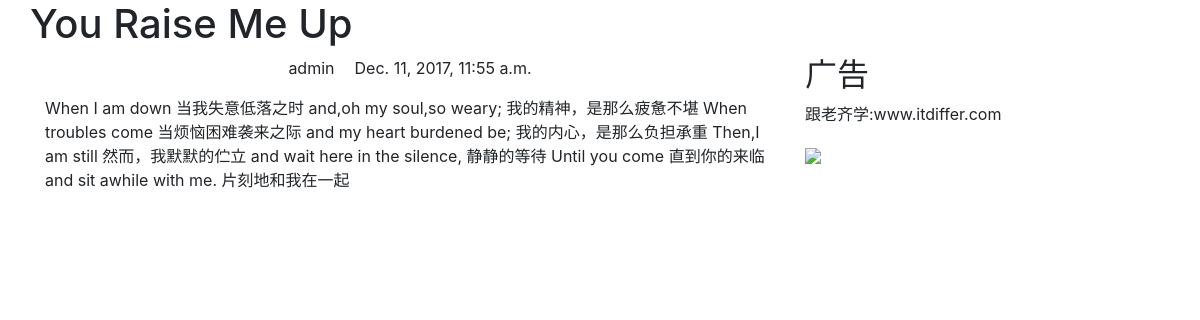
Page /blog/1/ on the committed database.
### blog/models.py (models this page shows, shortened)
class BlogArticles(models.Model):
    title = models.CharField(max_length=300)
    author = models.ForeignKey(User, related_name='blog_posts')
    body = models.TextField()
    publish = models.DateTimeField(default=timezone.now)
    class Meta:
        ordering = ("-publish",)

### blog/views.py (the view)
# urls.py: url(r'^(?P<article_id>\d)/$', views.blog_article, name='blog_detail')
def blog_article(request, article_id):
    article = get_object_or_404(BlogArticles, id=article_id)
    pub = article.publish
    return render(request, "blog/content.html", {"article": article, "publish": pub})

### blog/templates/blog/content.html (shortened to what this page needs)
<!DOCTYPE html>
<html lang="en">
{% extends "base.html" %}
{% block content %}
    <div class="row text-center vertical-middle-sm">
        <h1>{{ article.title }}</h1>
    </div>
    <div class="row">
        <div class="col-xs-12 col-md-8">
            <p class="text-center"><span>{{ article.author.username }}</span><span style="margin-left: 20px">{{ publish }}</span></p>
            <div>
                {{ article.body }}
            </div>
        </div>
    <div class="col-xs-6 col-md-4">
        <h2>广告</h2>
        <p>跟老齐学:www.itdiffer.com</p>
        <img width="200px" src="http://www.mrwallpaper.com/Fluffy-Cat.jpg">
    </div>
    </div>
{% endblock %}

### blog/templates/base.html (shortened to what this page needs)
<!DOCTYPE html>
<html lang="en">
<head>
    <link rel="stylesheet" href="http://necolas.github.io/normalize.css/">
    <link rel="stylesheet" href="http://libs.baidu.com/bootstrap/3.0.3/css/bootstrap.min.css">
</head>
<body>
    <div class="container">
        {% block content %}
        {% endblock %}
    </div>
</body>
</html>

### rows in the picture
BlogArticles: title "You Raise Me Up", author.username "admin", publish "Dec. 11, 2017, 11:55 a.m.", body "When I am down 当我失意低落之时 and,oh my soul,so weary; 我的精神，是那么疲惫不堪 When troubles come 当烦恼困难袭来之际 and my heart burdened be; 我的内心，是那么负担承重 Then,I am still 然而，我默默的伫立 and wait here in the silence, 静静的等待 Until you come 直到你的来临 and sit awhile with me. 片刻地和我在一起"
